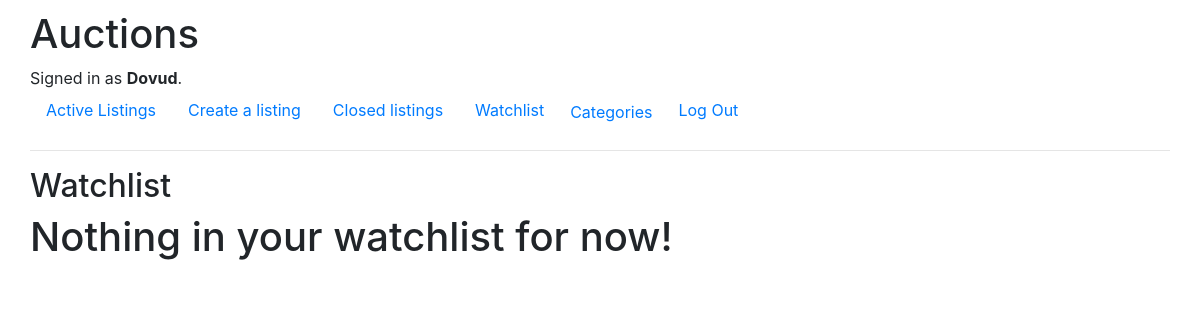
Before: /watchlist (signed in) with the older database file.
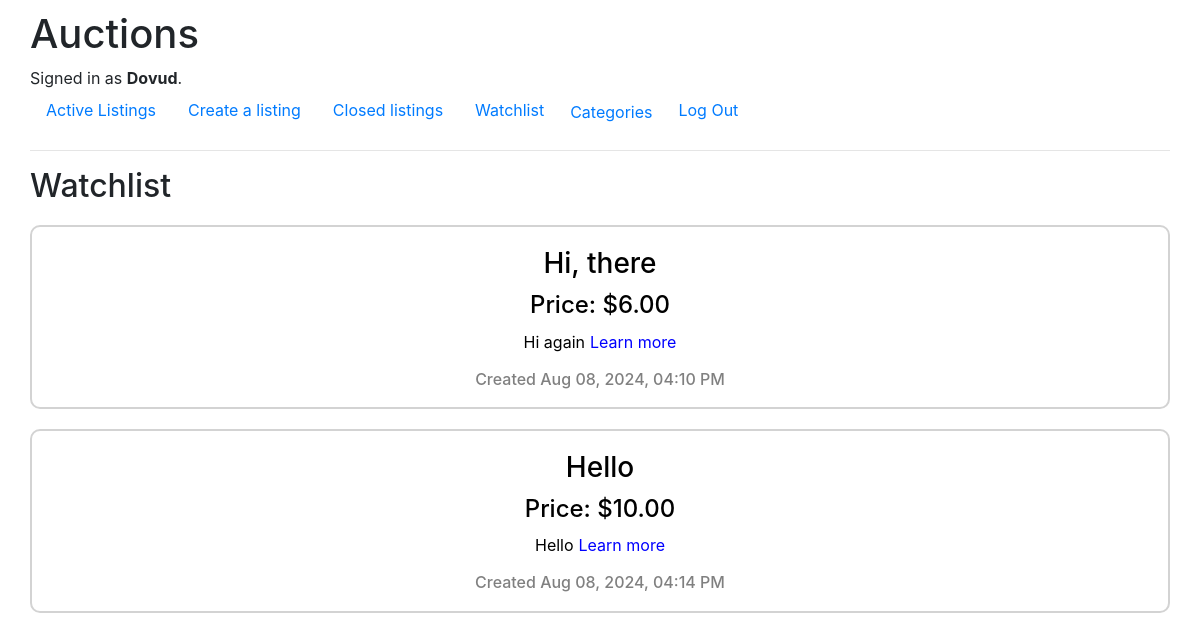
After: the same page with the newer database file.
### auctions/models.py (models this page shows)
class Listing(models.Model):
    user= models.ForeignKey(User, on_delete=models.CASCADE, blank=False, null=False)
    title = models.CharField(max_length=64, unique=True, null=False, blank=False)
    description = models.CharField(max_length=1024, null=False, blank=False)
    starting_bid = models.DecimalField(max_digits=7, decimal_places=2, blank=False, null=False)
    highest_bid = models.DecimalField(max_digits=7, decimal_places=2, blank=False, null=False)
    image = models.URLField(blank=True, null=True)
    time = models.CharField(max_length=32, null=False, blank=False)
    CATEGORY_CHOICES = [
        ("books", "Books"),
        ("technology", "Technology"),
        ("appliances", "Appliances"),
        ("clothes", "Clothes"),
        ("accessories", "Accessories"),
    ]
    category = models.CharField(blank=True, max_length=64, choices=CATEGORY_CHOICES, null=False)
    closed = models.BooleanField(default=False)

### auctions/views.py (the view)
# urls.py: path("watchlist", views.watchlist, name="watchlist"),
def watchlist(request):
    watchlist_entries = Watchlist.objects.filter(user=request.user, watchlist__isnull=False)
    if watchlist_entries.exists():
        listings = Listing.objects.filter(watchlists__user=request.user)
        return render(request, "auctions/watchlist.html", {
            "listings": listings
        })
    else:
        return render(request, "auctions/watchlist.html", {
            "listings": ""
        })

### auctions/templates/auctions/watchlist.html (shortened to what this page needs)
{% extends "auctions/layout.html" %}
{% block body %}
    <h2>Watchlist</h2>
    {% if listings %}
    {% for listing in listings %}
    <a class="listing_link" href="{% url 'listing_page' title=listing.title %}">
        <div class="listing">
            <div style="width: 100%; margin: 0;">
                <h3 class="center">{{listing.title}}</h3>
                <h4 class="center">Price: ${{ listing.highest_bid }}</h4>
                <p class="center">{{ listing.description|truncatechars:50 }}<span class="learn_more">Learn more </span></p>
                <h6 class="time_creation center">Created {{ listing.time }}</h6>
            </div>
        </div>
    </a>
    {% endfor %}
    {% else %}
        <h1>Nothing in your watchlist for now!</h1>
    {% endif %}
{% endblock %}

Changed rows visible on the page:
added Listing: title "Hi, there", highest_bid "6.00", description "Hi again", time "Aug 08, 2024, 04:10 PM"
added Listing: title "Hello", highest_bid "10.00", description "Hello", time "Aug 08, 2024, 04:14 PM"
Other visible differences:
text no longer shown: "Nothing in your watchlist for now!"
